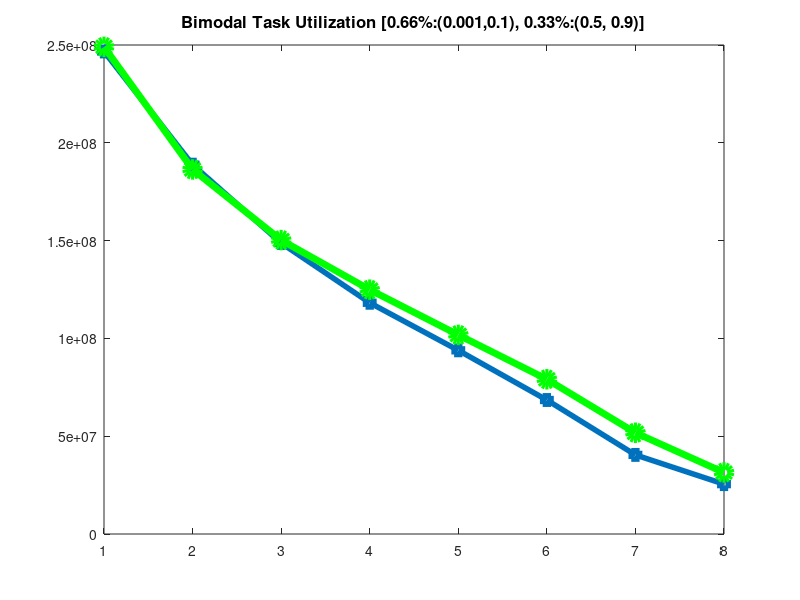

Reproduce this figure in MATLAB. (Note: this script raises an error after producing the figure.)

%% sch total time
xaxis=[1 2 3 4 5 6 7 8];
lw=[4,5,4,3,3];
ms=[6,10,8,6,6];
ls=cellstr(['-s ';'-og';'-^m';'-sk';'-or';'-^c';'-oy';'-xb';'-^r']);



                   
sch_time = [[246696791, 188819750, 148750866, 118210860, 93898299, 68504821, 40440081, 25493649];...
[249041209, 186373721, 150255863, 124902321, 101786742, 79099427, 51756567, 31425729];...
[234954964, 189614127, 158253518, 122619782, 94222725, 71680135, 47429233, 25528016];...
[247152944, 188636709, 161489039, 127622827, 97670551, 76065534, 57115225, 33635774];...
[265987882, 193037903, 147055834, 118291704, 93993806, 67369800, 46262168, 18924288];...
[248571170, 199246179, 174587901, 127175524, 104578082, 79191007, 48276315, 24949054];...
[261257129, 189113550, 164738198, 132109510, 121706881, 111093590, 106260305, 97654242];...
[287873725, 220051479, 188506321, 154145729, 143276904, 117370000, 107222390, 94906859] ]

dists_title = cellstr(['Bimodal Task Utilization [0.66%:(0.001,0.1), 0.33%:(0.5, 0.9)]';
                       'Heavy Task Utilization (0.5, 0.9)                             ';
                       'Medium Task Utilization (0.1, 0.4)                            ';
                       'Light Task Utilization (0.001, 0.1)                           ']);


file_title = cellstr([ 'bimo-sched-total-time  ';
                       'heavy-sched-total-time ';
                       'medium-sched-total-time';
                       'light-sched-total-time ']);
for i=1:length(dists_title)
	h=figure


	plot(xaxis,sch_time(2*i-1,:),ls{1},'LineWidth',lw(1),'MarkerSize',ms(1));
	hold on
    plot(xaxis,sch_time(2*i,:),ls{2},'LineWidth',lw(2),'MarkerSize',ms(2));

	h_title=title(strtrim(dists_title{i}),'Interpreter', 'none');
	set(h_title,'FontSize',12);

	h_legend=legend('long-period','moderate-period','Location','sw');%[0.8, 0.3, 0.1, 01]);

	set(h_legend,'FontSize',15);
	set(gca,'fontsize',15)
	xlabel('Task Set Utilization','FontSize',15)
	ylabel('Scheduling total time','FontSize',15)
	grid on

	%save to pdf
	set(h,'Units','Inches');
	pos = get(h,'Position');
	set(h,'PaperPositionMode','Auto','PaperUnits','Inches','PaperSize',[pos(3), pos(4)])
	print(h,strcat(strtrim(file_title{i}),''),'-dpdf','-r0')
end


%% sch events cnt
xaxis=[1 2 3 4 5 6 7 8];
lw=[4,5,4,3,3];
ms=[6,10,8,6,6];
ls=cellstr(['-s ';'-og';'-^m';'-sk';'-or';'-^c';'-oy';'-xb';'-^r']);



                   
sch_cnt = [[142855, 124364, 107251, 88407, 72650, 51319, 33184, 19544];...
 [143077, 125140, 109136, 92368, 76999, 62595, 39319, 20205];...
 [143096, 124758, 106780, 88881, 70435, 53374, 33081, 15032];...
 [143405, 125379, 107555, 91605, 72682, 53119, 39505, 19782];...
 [142488, 124828, 106417, 87804, 70868, 56946, 39934, 24513];...
 [143028, 131311, 109330, 93331, 76408, 61020, 40770, 18500];...
 [145477, 132325, 107965, 92500, 80261, 66175, 54688, 46809];...
 [158040, 144466, 122709, 102552, 93036, 70574, 56357, 45216]]
dists_title = cellstr(['Bimodal Task Utilization [0.66%:(0.001,0.1), 0.33%:(0.5, 0.9)]';
                       'Heavy Task Utilization (0.5, 0.9)                             ';
                       'Medium Task Utilization (0.1, 0.4)                            ';
                       'Light Task Utilization (0.001, 0.1)                           ']);


file_title = cellstr([ 'bimo-sched-total-count  ';
                       'heavy-sched-total-count ';
                       'medium-sched-total-count';
                       'light-sched-total-count ']);

for i=1:length(dists_title)

	h=figure

	plot(xaxis,sch_cnt(2*i-1,:),ls{1},'LineWidth',lw(1),'MarkerSize',ms(1));
	hold on
    plot(xaxis,sch_cnt(2*i,:),ls{2},'LineWidth',lw(2),'MarkerSize',ms(2));
	h_title=title(strtrim(dists_title{i}),'Interpreter', 'none');
	set(h_title,'FontSize',12);

	h_legend=legend('long-period','moderate-period','Location','sw');%[0.8, 0.3, 0.1, 01]);

	set(h_legend,'FontSize',15);
	set(gca,'fontsize',15)
	xlabel('Task Set Utilization','FontSize',15)
	ylabel('Scheduling total count','FontSize',15)
	grid on

	%save to pdf
	set(h,'Units','Inches');
	pos = get(h,'Position');
	set(h,'PaperPositionMode','Auto','PaperUnits','Inches','PaperSize',[pos(3), pos(4)])
	print(h,strcat(strtrim(file_title{i}),''),'-dpdf','-r0')

end